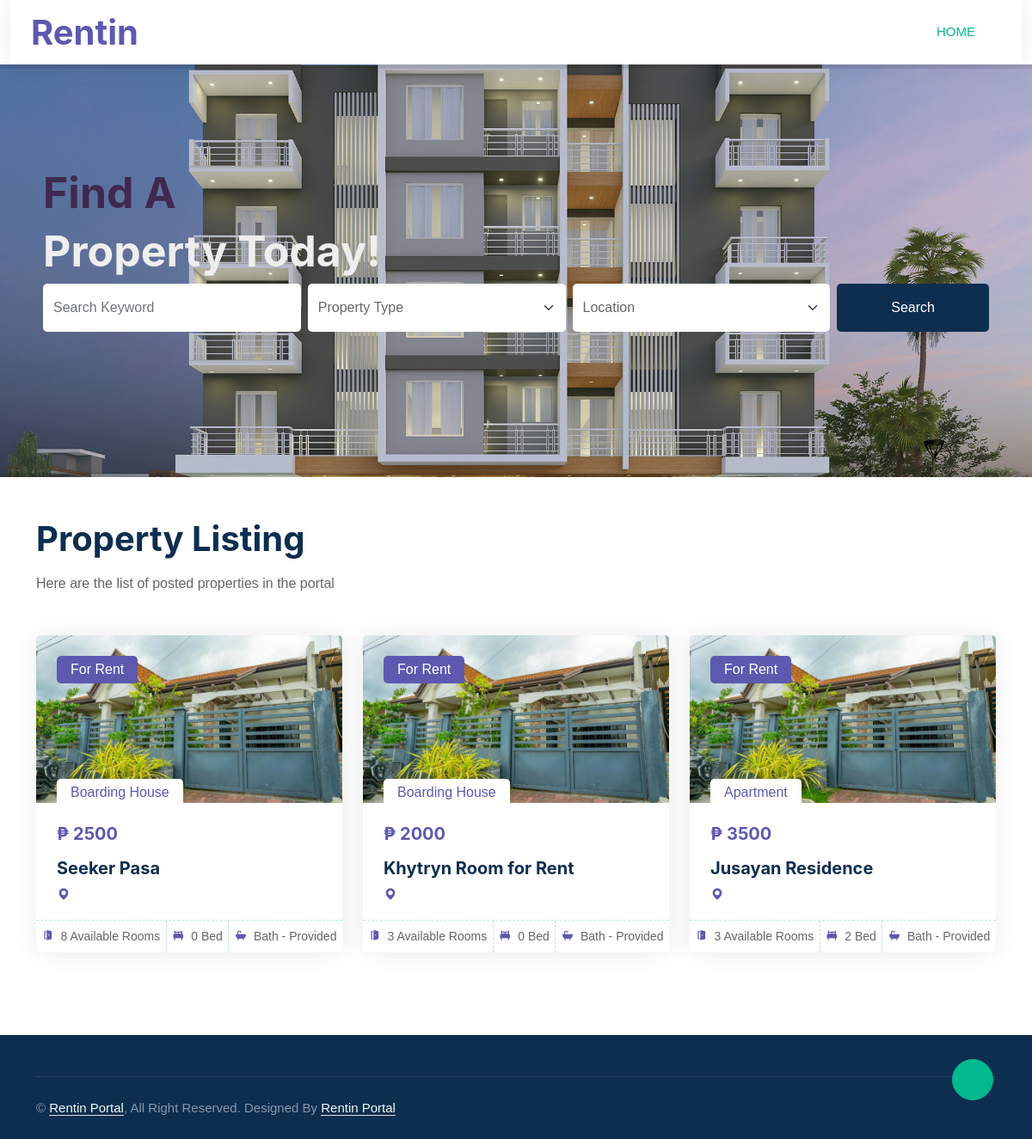
Before: /seekerDashboard.php with the older database file.
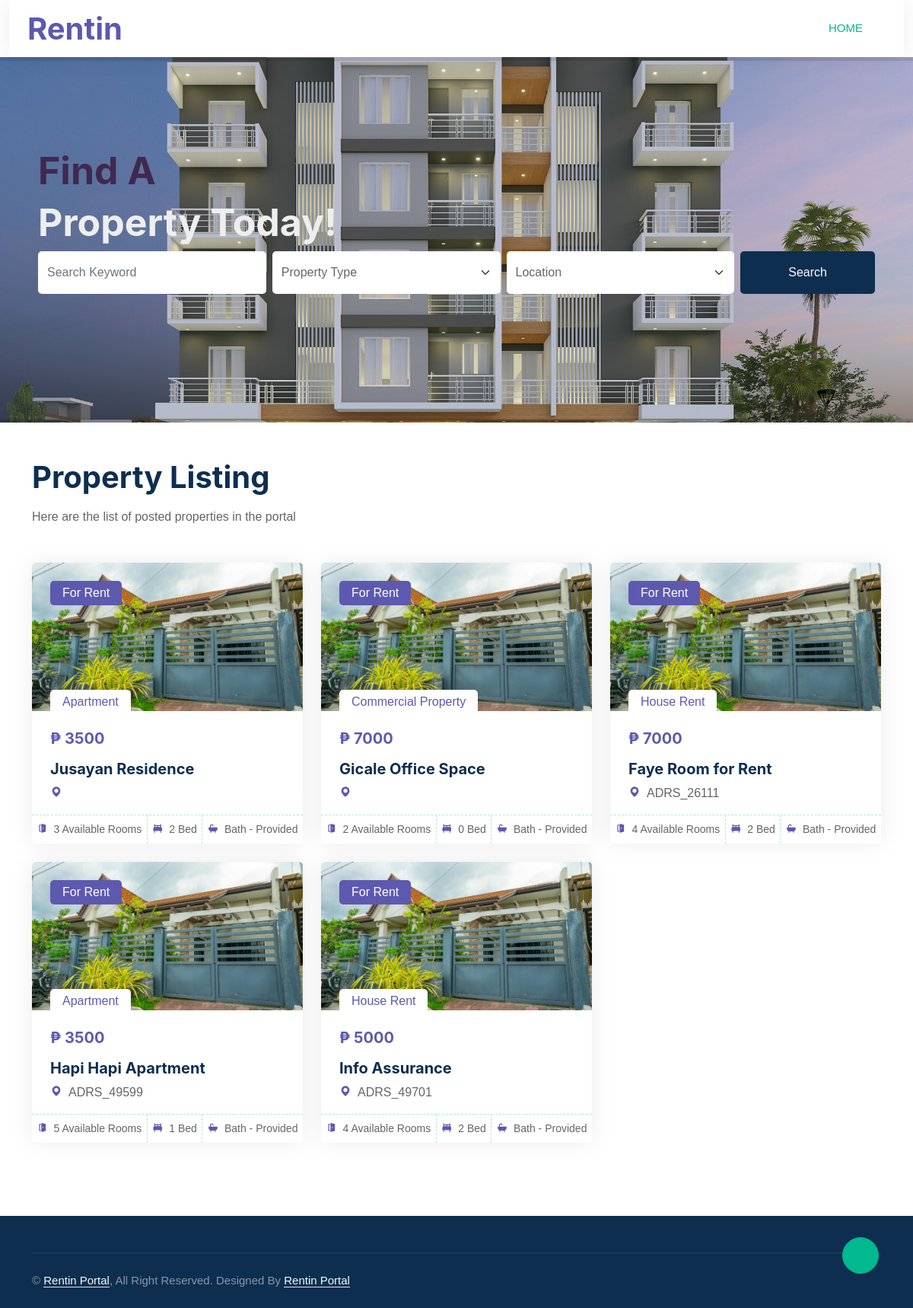
After: the same page with the newer database file.
### tables this page shows
CREATE TABLE `property` (
  `id` int(11) NOT NULL,
  `property_ID` varchar(99) NOT NULL,
  `propertyname` varchar(99) NOT NULL,
  `propertytype` varchar(99) NOT NULL,
  `propertyaddress` varchar(99) NOT NULL,
  `description` text NOT NULL,
  `roomtype` varchar(99) NOT NULL,
  `totalrooms` int(11) NOT NULL,
  `availablerooms` int(11) NOT NULL,
  `monthlyrate` int(11) NOT NULL,
  `dailyrate` int(11) NOT NULL,
  `bed` int(11) NOT NULL,
  `kitchen` varchar(99) NOT NULL,
  `bathroom` varchar(99) NOT NULL,
  `aircon` varchar(99) NOT NULL,
  `dimension` int(11) NOT NULL,
  `date_created` date NOT NULL DEFAULT current_timestamp(),
  `user_ID` varchar(99) NOT NULL
);

### seekerDashboard.php (the view, shortened to what this page needs)
<!DOCTYPE html>
<html lang="en">
<head>
    <link href="lib/animate/animate.min.css" rel="stylesheet">
    <link href="lib/owlcarousel/assets/owl.carousel.min.css" rel="stylesheet">
    <link href='https://unpkg.com/boxicons@2.1.4/css/boxicons.min.css' rel='stylesheet'>
    <link href="css/bootstrap.min5.css" rel="stylesheet">
</head>
<body>
<div class="container-xxl bg-white p-0">
        <div class="container-fluid nav-bar bg-transparent">
            <nav class="navbar navbar-expand-lg bg-white navbar-light py-0 px-4">
                <a href="index.html" class="navbar-brand d-flex align-items-center text-center">
                    <h1 class="m-0" style = "color: #5D59AF;">Rentin</h1>
                </a>
                <div class="collapse navbar-collapse" id="navbarCollapse">
                    <div class="navbar-nav ms-auto">
                        <a href="index.php" class="nav-item nav-link active">Home</a>
                    </div>
                </div>
            </nav>
        </div>
        <div class="container-xxl search">
            <div class="container wow fadeIn" data-wow-delay="0.1s" style="padding: 20px; margin-top: 8%; opacity: 0.98">
                    <h2 class="first">Find A</h2>
                    <h2 class="second">Property Today!</h2>
                <div class="row g-2">
                    <div class="col-md-10">
                        <div class="row g-2">
                            <div class="col-md-4">
                                <input type="text" class="form-control border-0 py-3" placeholder="Search Keyword">
                            </div>
                            <div class="col-md-4">
                                <select class="form-select border-0 py-3">
                                <option selected disabled value="">Property Type</option>
                                </select>
                            </div>
                            <div class="col-md-4">
                                <select class="form-select border-0 py-3">
                                <option selected disabled value="">Location</option>
                                <?php
                                    include "dbconn.php";
                                    ?>
                                </select>
                            </div>
                        </div>
                    </div>
                    <div class="col-md-2">
                        <button class="btn btn-dark border-0 w-100 py-3">Search</button>
                    </div>
                </div>
            </div>
        </div>
        <div class="container-xxl py-5">
            <div class="container">
                <div class="row g-0 gx-5 align-items-end">
                    <div class="col-lg-6">
                        <div class="text-start mx-auto mb-5 wow slideInLeft" data-wow-delay="0.1s">
                            <h1 class="mb-3">Property Listing</h1>
                            <p>Here are the list of posted properties in the portal</p>
                        </div>
                    </div>
                </div>
                <div class="tab-content">
                    <div id="tab-1" class="tab-pane fade show p-0 active">
                        <div class="row g-4">
                                    <?php
                                        $email = $_REQUEST['email'];
                                        $query=mysqli_query($conn,"SELECT *,propertyaddress.addresscode FROM property JOIN propertyaddress ON property.propertyaddress = propertyaddress.addresscode");
										    while($row=mysqli_fetch_array($query))
										    {
								    ?>
                            <div class="col-lg-4 col-md-6 wow fadeInUp" data-wow-delay="0.1s">
                                <div class="property-item rounded overflow-hidden">
                                    <div class="position-relative overflow-hidden">
                                        <a href="seekerViewProperty.php?property_ID=<?php echo $row['property_ID'];?>&addresscode=<?php echo $row['addresscode'];?>&email=<?php echo $email;?>"><img class="img-fluid" src="images/sample.jpg" alt=""/></a>
                                        <div class="rounded text-white position-absolute start-0 top-0 m-4 py-1 px-3" style = "background: #5D59AF;">For Rent</div>
                                        <div class="bg-white rounded-top position-absolute start-0 bottom-0 mx-4 pt-1 px-3" style = "color: #5D59AF;"><?php echo $row['propertytype'];?></div>
                                    </div>
                                    <div class="p-4 pb-0">
                                        <h5 class="mb-3" style = "color: #5D59AF;">&#8369 <?php echo $row['monthlyrate'];?></h5>
                                        <a class="d-block h5 mb-2" href="seekerViewProperty.php?property_ID=<?php echo $row['property_ID'];?>&addresscode=<?php echo $row['addresscode'];?>&email=<?php echo $email;?>"><?php echo $row['propertyname'];?></a>
                                        <p><i class="bx bxs-map me-2" style = "color: #5D59AF;"></i></i><?php echo $row['propertyaddress'];?></p>
                                    </div>
                                    <div class="d-flex border-top">
                                        <small class="flex-fill text-center border-end py-2"><i class="bx bxs-door-open me-2" style = "color: #5D59AF;"></i></i><?php echo $row['availablerooms'];?> Available Rooms</small>
                                        <small class="flex-fill text-center border-end py-2"><i class="bx bxs-bed me-2" style = "color: #5D59AF;"></i><?php echo $row['bed'];?> Bed</small>
                                        <small class="flex-fill text-center py-2"><i class="bx bxs-bath me-2" style = "color: #5D59AF;"></i>Bath - </i><?php echo $row['bathroom'];?></small>
                                    </div>
                                </div>
                            </div>
                            <?php } ?>
                        </div>
                    </div>
                </div>
            </div>
        </div>
       <div class="container-fluid bg-dark text-white-50 footer pt-5 mt-5 wow fadeIn" data-wow-delay="0.1s">
            <div class="container">
                <div class="copyright">
                    <div class="row">
                        <div class="col-md-6 text-center text-md-start mb-3 mb-md-0">
                            &copy; <a class="border-bottom" href="#">Rentin Portal</a>, All Right Reserved.
							Designed By <a class="border-bottom" href="">Rentin Portal</a>
                        </div>
                    </div>
                </div>
            </div>
        </div>
        <a href="#" class="btn btn-lg btn-primary btn-lg-square back-to-top"><i class="bi bi-arrow-up"></i></a>
    </div>
</body>
</html>

Changed rows visible on the page:
removed property: propertytype "Boarding House", monthlyrate "2500", propertyname "Seeker Pasa", availablerooms "8", bed "0", bathroom "Provided"
removed property: propertytype "Boarding House", monthlyrate "2000", propertyname "Khytryn Room for Rent", availablerooms "3", bed "0", bathroom "Provided"
added property: propertytype "Commercial Property", monthlyrate "7000", propertyname "Gicale Office Space", availablerooms "2", bed "0", bathroom "Provided"
added property: propertytype "House Rent", monthlyrate "7000", propertyname "Faye Room for Rent", propertyaddress "ADRS_26111", availablerooms "4", bed "2", bathroom "Provided"
added property: propertytype "Apartment", monthlyrate "3500", propertyname "Hapi Hapi Apartment", propertyaddress "ADRS_49599", availablerooms "5", bed "1", bathroom "Provided"
added property: propertytype "House Rent", monthlyrate "5000", propertyname "Info Assurance", propertyaddress "ADRS_49701", availablerooms "4", bed "2", bathroom "Provided"
